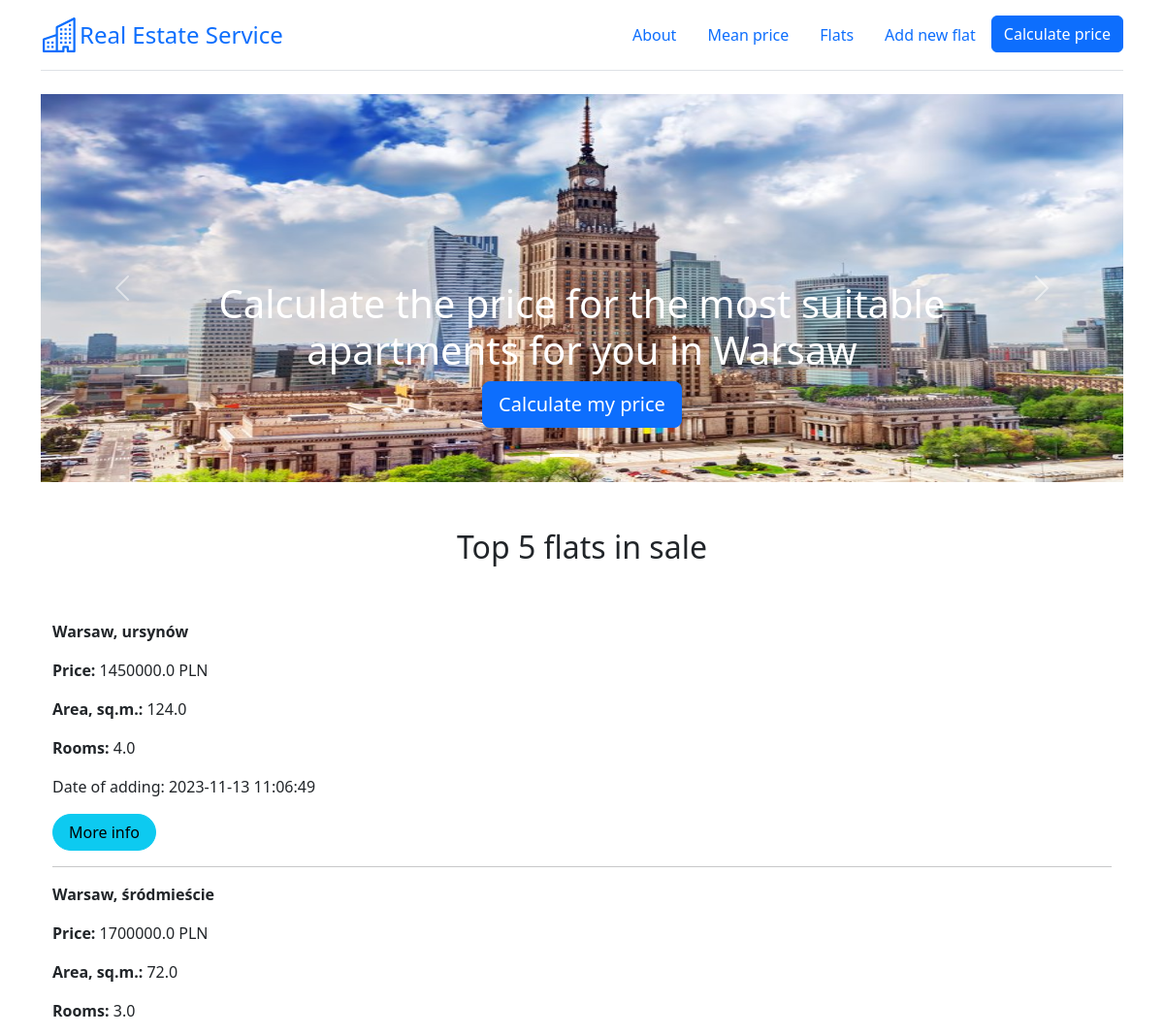
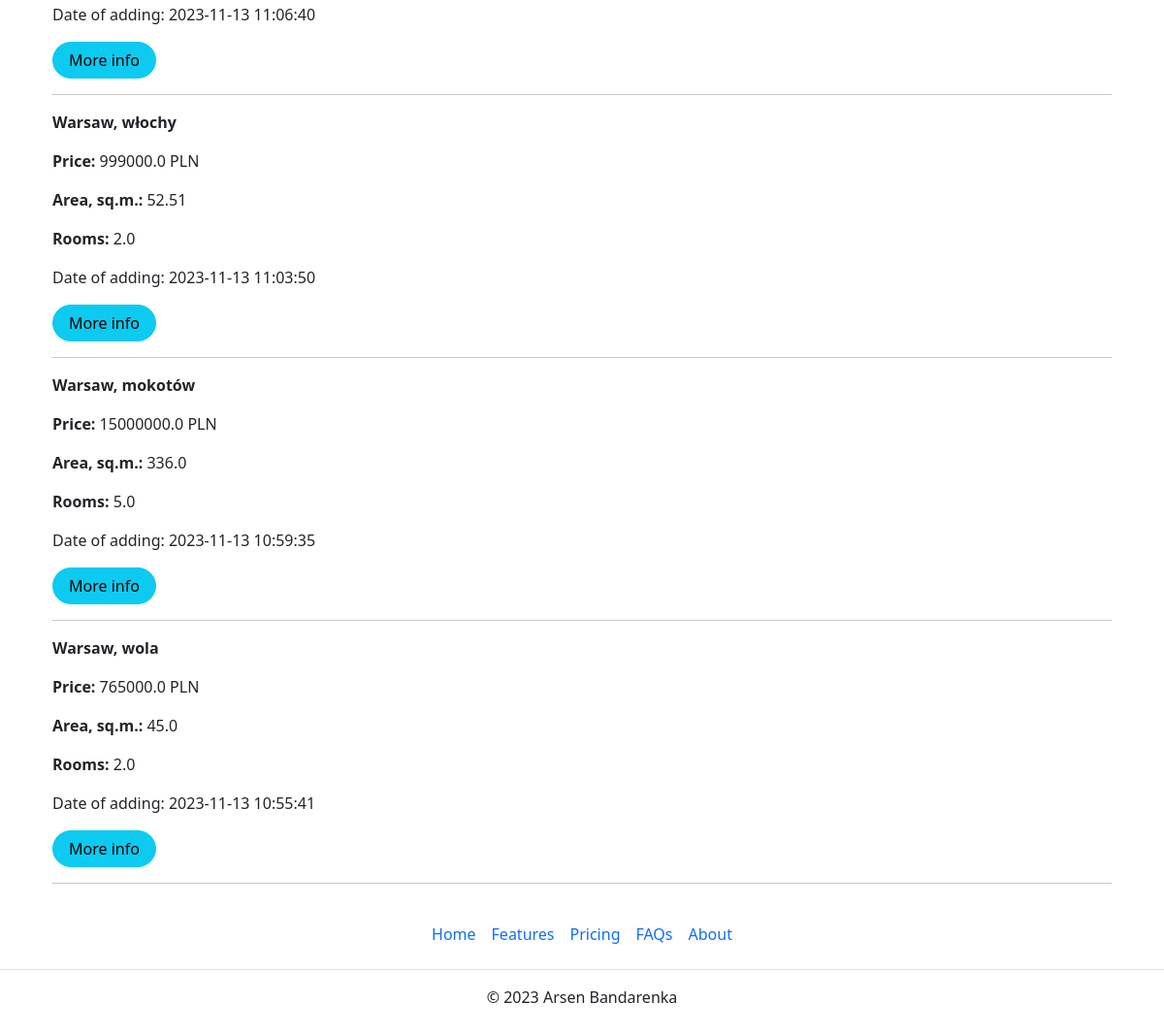
The page /home on the database its author committed (2 pictures, top to bottom).
### app.py (models this page shows)
class Flat(db.Model):
    __tablename__ = "flats_load"
    __table_args__ = {'extend_existing': True}
    id = db.Column(db.Integer, primary_key=True, unique=True)
    district = db.Column(db.Text)
    street = db.Column(db.Text)
    price = db.Column(db.Float)
    area = db.Column(db.Float)
    rooms = db.Column(db.Integer)
    renovation = db.Column(db.Integer)
    floor = db.Column(db.Integer)
    market = db.Column(db.Integer)
    elevator = db.Column(db.Integer)
    balcony = db.Column(db.Integer)
    terrace = db.Column(db.Integer)
    garden = db.Column(db.Integer)
    central_heating = db.Column(db.Integer)
    seller = db.Column(db.Integer)
    blok = db.Column(db.Integer)
    parking = db.Column(db.Integer)
    publication_date = db.Column(db.DateTime, default=datetime.datetime.now())

### app.py (the view)
@app.route('/')
@app.route('/home')
def home():
    flats = db.session.execute(db.select(Flat).order_by(Flat.publication_date.desc())).fetchmany(5)
    flats = [f[0] for f in flats]
    return render_template('main_page.html', flats=flats, floor_dict=floor_dict)

### templates/main_page.html (shortened to what this page needs)
{% extends 'base.html' %}
{% block carousel %}
<div class="container">
<div id="myCarousel" class="carousel slide mb-6" data-bs-ride="carousel" data-bs-theme="light">
    <div class="carousel-indicators">
      <button type="button" data-bs-target="#myCarousel" data-bs-slide-to="0" aria-label="Slide 1" class="active" aria-current="true"></button>
      <button type="button" data-bs-target="#myCarousel" data-bs-slide-to="1" aria-label="Slide 2" class=""></button>
    </div>
    <div class="carousel-inner">
      <div class="carousel-item active">
          <img src="static/images/waw_image.jpg" alt="Warsaw image" width="1300" height="400">
        <div class="container">
          <div class="carousel-caption">
            <h1>Calculate the price for the most suitable apartments for you in Warsaw</h1>
            <p><a class="btn btn-lg btn-primary" href="/predict_price">Calculate my price</a></p>
          </div>
        </div>
      </div>
    </div>
    <button class="carousel-control-prev" type="button" data-bs-target="#myCarousel" data-bs-slide="prev">
      <span class="carousel-control-prev-icon" aria-hidden="true"></span>
    </button>
    <button class="carousel-control-next" type="button" data-bs-target="#myCarousel" data-bs-slide="next">
      <span class="carousel-control-next-icon" aria-hidden="true"></span>
    </button>
  </div>
</div>
{% endblock %}
{% block text_center %}<h2>Top 5 flats in sale</h2>{% endblock %}
{% block body %}
<div class="container">
    {% for flat in flats %}
    <p><strong>Warsaw, {{flat.district}}</strong></p>
    <p><strong>Price: </strong> {{flat.price}} PLN</p>
    <p><strong>Area, sq.m.: </strong> {{flat.area}}</p>
    <p><strong>Rooms: </strong> {{flat.rooms}}</p>
    <p>Date of adding: {{flat.publication_date}}</p>
    <a href="/flats/{{ flat.id }}" class="btn btn-info rounded-pill px-3">More info</a>
    <hr>
    {% endfor %}
</div>
{% endblock %}

### rows shown on the page
Flat: district "ursynów", price "1450000.0", area "124.0", rooms "4.0", publication_date "2023-11-13 11:06:49"
Flat: district "śródmieście", price "1700000.0", area "72.0", rooms "3.0", publication_date "2023-11-13 11:06:40"
Flat: district "włochy", price "999000.0", area "52.51", rooms "2.0", publication_date "2023-11-13 11:03:50"
Flat: district "mokotów", price "15000000.0", area "336.0", rooms "5.0", publication_date "2023-11-13 10:59:35"
Flat: district "wola", price "765000.0", area "45.0", rooms "2.0", publication_date "2023-11-13 10:55:41"
